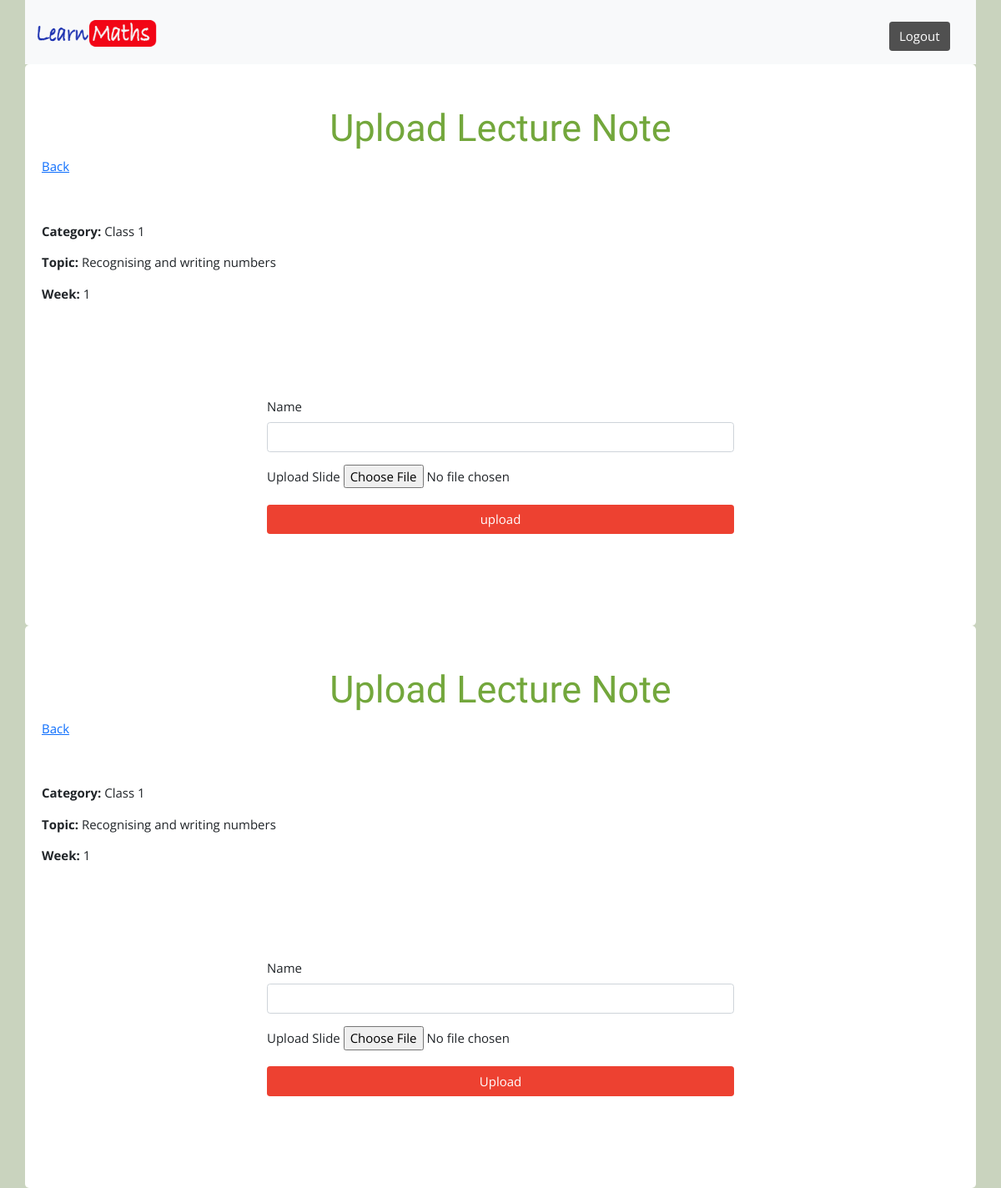
Screenshot of /admin/lesson_upload_add.php?id=6 (signed in) with the database file from the repository.
### tables this page shows
CREATE TABLE `lectures` (
  `id` int NOT NULL AUTO_INCREMENT,
  `category` varchar(20) DEFAULT NULL,
  `note` varchar(800) DEFAULT NULL,
  `topic` varchar(250) DEFAULT NULL,
  `week` varchar(2) DEFAULT NULL,
  `date` varchar(20) DEFAULT NULL,
  PRIMARY KEY (`id`)
);

### admin/lesson_upload_add.php (the view, shortened to what this page needs)
<?php
require_once '../includes/header.php';
require_once '../includes/admin_navbar.php';
include("../includes/connect.inc.php");
$id = isset($_GET["id"]) ? $_GET["id"] : null;
$sql = "SELECT * FROM lectures WHERE id = '$id'";
$result = $conn->query($sql);
$row = $result->fetch_assoc();
?>
<div class="container c-ban2" style="margin-top: 0px; background: white;">
    <div style="text-align: center; padding: 30px 0;">
        <h3 class="head-title2" style="color: #73a73c;">Upload Lecture Note</h3>
        <div class="row">
            <div class="col-md-6" style="text-align: left;">
                <p><a href="lessons.php">Back</a></p>
            </div>
            <div class="col-md-6" style="text-align: right;">
            </div>
        </div>
        <div class="row" style="padding: 40px 0; text-align: left;">
            <p><strong>Category: </strong> <?php echo isset($row["category"]) ? $row["category"] : "N/A"; ?></p>
            <p><strong>Topic: </strong> <?php echo isset($row["topic"]) ? $row["topic"] : "N/A"; ?></p>
            <p><strong>Week: </strong> <?php echo isset($row["week"]) ? $row["week"] : "N/A"; ?></p>
            <br><br>
            <div style="width: 600px; margin: auto; border-radius: 8px; padding: 20px; margin-top: 70px;">
                <form id="proform" name="proform" method="post" enctype="multipart/form-data">
                    <div class="mb-3">
                        <label class="form-label">Name</label>
                        <input type="text" name="name" id="name" class="form-control">
                    </div>
                    <div class="mb-3">
                        <label class="form-label">Upload Slide</label>
                        <input type="file" name="proimage" id="proimage" name="proimage" />
                    </div>
                    <input type="submit" name="submit" id="submit" class="btn btn-block" style="width: 100%; background: #ed4131; color: white;" value="upload" />
                </form>
            </div>
        </div>
    </div>
</div>
<?php
require_once '../includes/header.php';
require_once '../includes/admin_navbar.php';
include("../includes/connect.inc.php");
$id = isset($_GET["id"]) ? $_GET["id"] : null;
$stmt = $conn->prepare("SELECT * FROM lectures WHERE id = ?");
$stmt->bind_param("i", $id);
$stmt->execute();
$result = $stmt->get_result();
$row = $result->fetch_assoc();
?>
<div class="container c-ban2" style="margin-top: 0px; background: white;">
    <div style="text-align: center; padding: 30px 0;">
        <h3 class="head-title2" style="color: #73a73c;">Upload Lecture Note</h3>
        <div class="row">
            <div class="col-md-6" style="text-align: left;">
                <p><a href="lessons.php">Back</a></p>
            </div>
            <div class="col-md-6" style="text-align: right;"></div>
        </div>
        <div class="row" style="padding: 40px 0; text-align: left;">
            <p><strong>Category: </strong> <?= htmlspecialchars($row["category"]) ?></p>
            <p><strong>Topic: </strong> <?= htmlspecialchars($row["topic"]) ?></p>
            <p><strong>Week: </strong> <?= htmlspecialchars($row["week"]) ?></p>
            <br><br>
            <div style="width: 600px; margin: auto; border-radius: 8px; padding: 20px; margin-top: 70px;">
                <form id="proform" name="proform" method="post" enctype="multipart/form-data">
                    <div class="mb-3">
                        <label class="form-label">Name</label>
                        <input type="text" name="name" id="name" class="form-control">
                    </div>
                    <div class="mb-3">
                        <label class="form-label">Upload Slide</label>
                        <input type="file" name="proimage" id="proimage" />
                    </div>
                    <input type="submit" name="submit" id="submit" class="btn btn-block" style="width: 100%; background: #ed4131; color: white;" value="Upload" />
                </form>
            </div>
        </div>
    </div>
</div>

### css/style.css (style rules this page uses)
html { font-size: 15px; box-sizing: border-box; min-height: 100%; font-family: "Open Sans", sans-serif; }
body { margin: 0; padding: 0; background: #c9d3be; font-family: "Open Sans", sans-serif; }
.c-ban2 { background: #408cbf; padding: 20px; border-radius: 5px; }
.head-title2 { font-family: "Chewy", cursive; font-size: 45px; }

### rows the page displays
lectures: category "Class 1", topic "Recognising and writing numbers", week "1"
